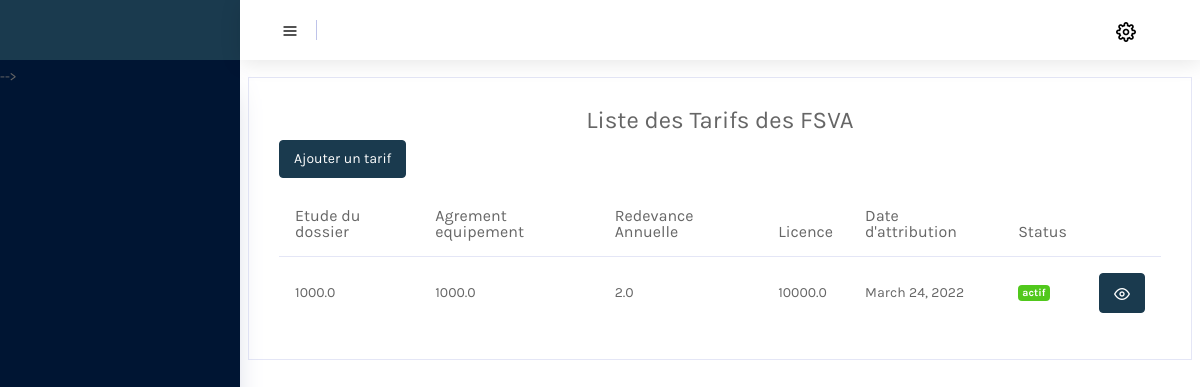
The app's page /liste_tarifFSVANumero/ (signed in), older data.
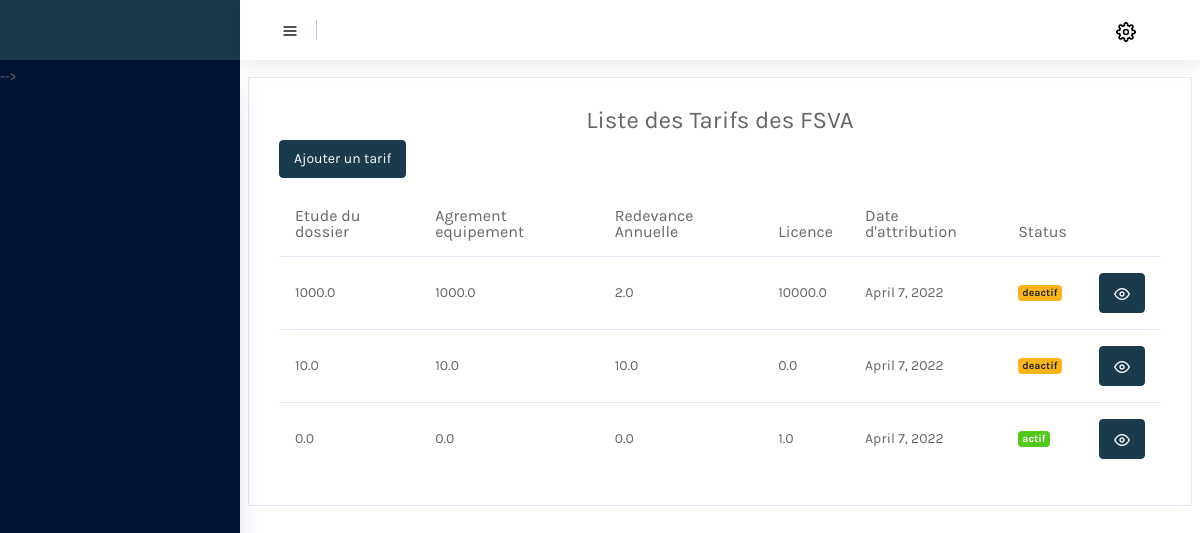
The same page, newer data.
### gestionclient/models.py (models this page shows)
class TarifFSVANumero(models.Model):
    etudeDossier = models.FloatField(max_length=200, null=True)
    agrementEquip = models.FloatField(max_length=200, null=True)
    redevanceAnn = models.FloatField(max_length=200, null=True)
    autorisationARCT = models.FloatField(max_length=200, null=True)
    etat = models.CharField(max_length=200, null=True, default='actif')
    dateAtri = models.DateField(auto_now= True, null= True)

### gestionclient/views.py (the view)
# urls.py: path('liste_tarifFSVANumero/', views.ListeTarifFSVANum,name='ListeTarifFSVANum'),
@login_required(login_url='login_page')
def ListeTarifFSVANum(request):
    context = {
        'tarifFSVAs': TarifFSVANumero.objects.all(),
        'today':date.today(),
    }
    return render(request,'gestionclient/Tarif_Numero/ListeTarifFSVA.html',context)

### gestionclient/views.py (called while the page is built)
def etatNum():
    numeros = NumeroCourt.objects.filter( etat = 'actif').exclude( periode = 0)
    today = date.today()
    for numero in numeros:
        delais = today - numero.dateAtri
        if delais.days > numero.periode:
            numero.etat = 'deactif'
            numero.save()

### gestionclient/templates/gestionclient/Tarif_Numero/ListeTarifFSVA.html
{%  extends 'gestionclient/base.html' %}
{% block content %}
<div class="row">
    <div class="col-lg-12 grid-margin">
        <br>
        <div class="card">
            <div class="card-body">
                <div class="d-flex justify-content-center">
                   <h4>Liste des Tarifs des FSVA</h4>
                </div>
                <p class="card-description">
                <a href="{% url 'ajoutertarifFSVANumero' %}"><button type="button" class="btn btn-primary">Ajouter un tarif</button></a>
                  </p>
                <div class="table-responsive">
                <table class="table table-hover">
                    <thead>
                    <tr>
                        <th>Etude du dossier</th>
                        <th>Agrement equipement</th>
                        <th>Redevance Annuelle</th>
                        <th>Licence</th>
                        <th>Date d'attribution</th>
                        <th>Status</th>
                        <th colspan="5"></th>
                    </tr>
                    </thead>
                    <tbody>
                    {% if tarifFSVAs %}
                    {% for tarifFSVA in tarifFSVAs %}
                    <tr>
                        <td>{{ tarifFSVA.etudeDossier }}</td>
                        <td>{{ tarifFSVA.agrementEquip }}</td>
                        <td>{{ tarifFSVA.redevanceAnn }}</td>
                        <td>{{ tarifFSVA.autorisationARCT }}</td>
                        <td>{{ tarifFSVA.dateAtri }}</td>
                        {% if  tarifFSVA.etat == 'actif' %}
                        <td><label class="badge badge-success" >{{  tarifFSVA.etat }}</label></td>
                        {% else %}
                        <td><label class="badge badge-warning" >{{  tarifFSVA.etat }}</label></td>
                        {% endif %}
                        <td>
                            <a href="{% url 'detailtarifFSVANumero' tarifFSVA.id %}"><button type="button" class="btn btn-primary" ><i class = 'icon-eye' ></i></button></a>
                        </td>
                    </tr>
                    {% endfor %}
                    {% else %}
                            <h2>Pas de certificat</h2>
                    {% endif %}
                    </tbody>
                </table>
                </div>
            </div>
        </div>
    </div>
</div>
{% endblock %}

Row changes from the older to the newer data that the page shows:
changed TarifFSVANumero (number 1 of 3 on the later page): dateAtri "March 24, 2022" → "April 7, 2022"; etat "actif" → "deactif"
added TarifFSVANumero: etudeDossier "10.0", agrementEquip "10.0", redevanceAnn "10.0", autorisationARCT "0.0", dateAtri "April 7, 2022", etat "deactif"
added TarifFSVANumero: etudeDossier "0.0", agrementEquip "0.0", redevanceAnn "0.0", autorisationARCT "1.0", dateAtri "April 7, 2022", etat "actif"
